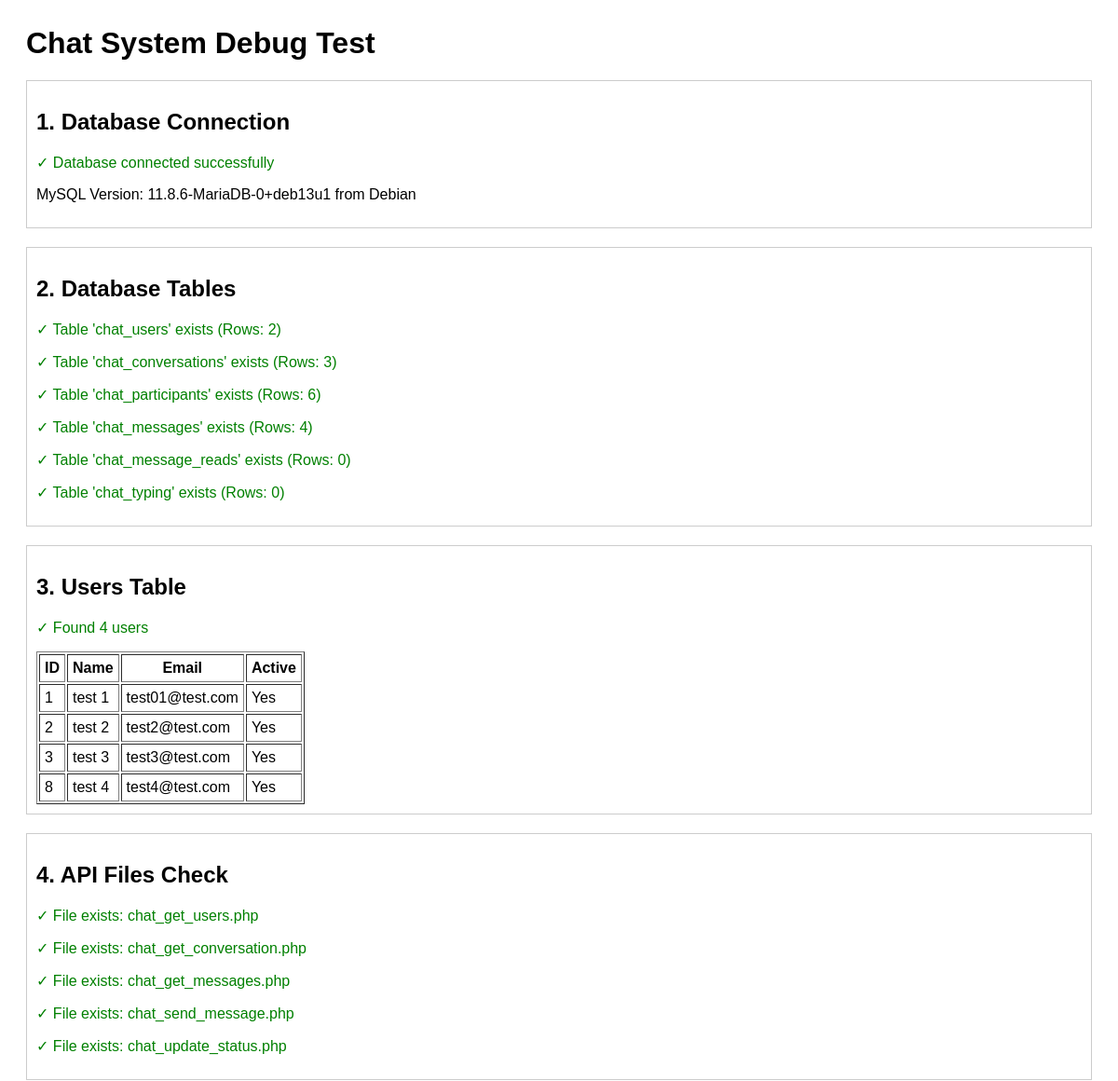
Before: /public/test_chat.php (upper part) with the older database file.
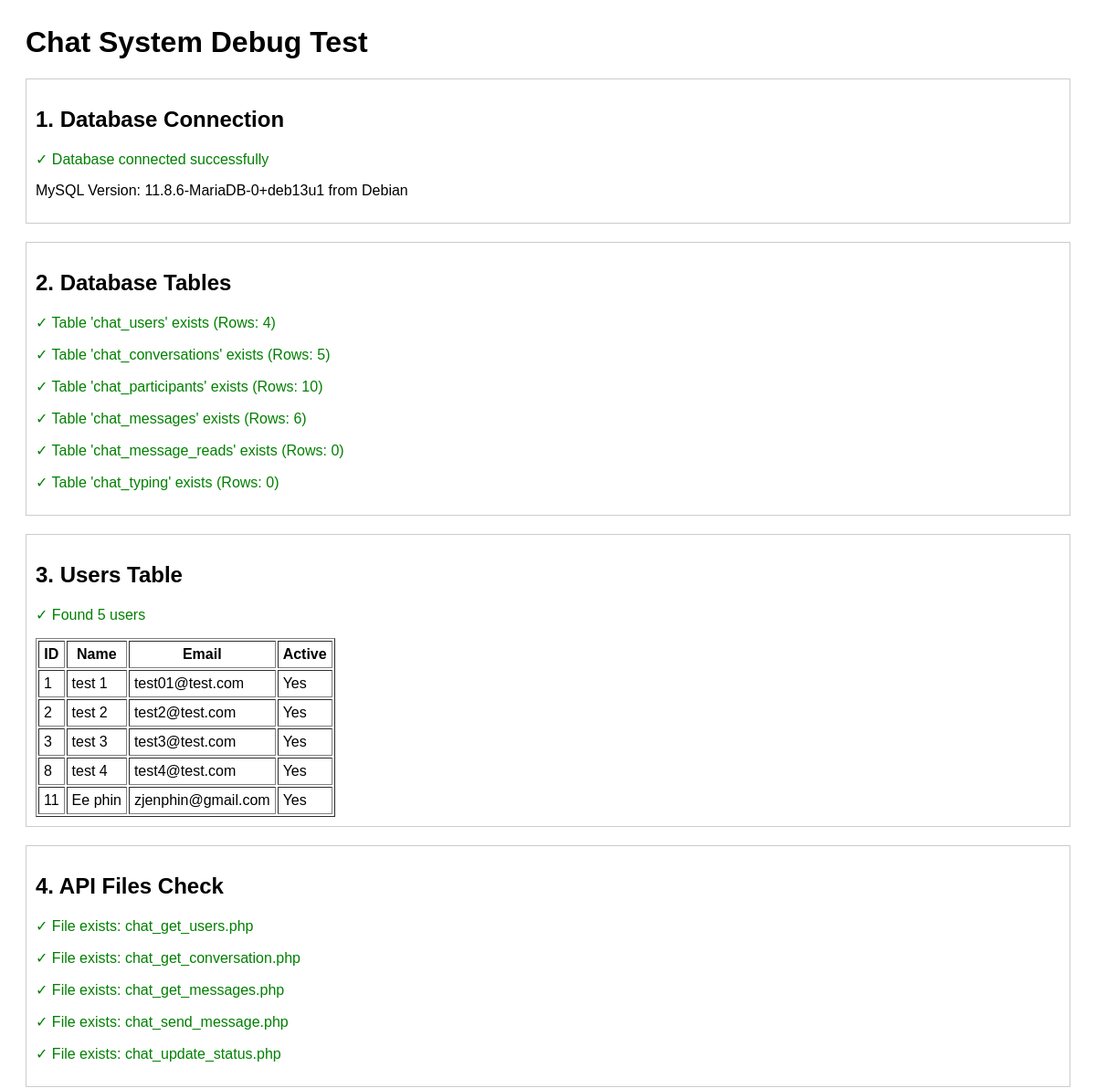
After: the same page with the newer database file.
### tables this page shows
CREATE TABLE `users` (
  `user_id` int(11) NOT NULL,
  `first_name` varchar(100) DEFAULT NULL,
  `last_name` varchar(100) DEFAULT NULL,
  `email` varchar(255) NOT NULL,
  `username` varchar(100) NOT NULL,
  `password_hash` varchar(255) DEFAULT NULL,
  `temp_password` varchar(255) DEFAULT NULL,
  `phone` varchar(20) DEFAULT NULL,
  `department` varchar(100) DEFAULT NULL,
  `role` enum('admin','manager','employee') DEFAULT NULL,
  `employee_id` varchar(50) DEFAULT NULL,
  `is_active` tinyint(1) DEFAULT 1,
  `is_verified` tinyint(1) DEFAULT 0,
  `force_password_reset` tinyint(1) DEFAULT 0,
  `created_at` timestamp NOT NULL DEFAULT current_timestamp(),
  `updated_at` timestamp NOT NULL DEFAULT current_timestamp() ON UPDATE current_timestamp(),
  `last_login` timestamp NULL DEFAULT NULL,
  `verified_at` timestamp NULL DEFAULT NULL,
  `verified_by` int(11) DEFAULT NULL,
  `rejected_at` timestamp NULL DEFAULT NULL,
  `rejected_by` int(11) DEFAULT NULL,
  `rejection_reason` text DEFAULT NULL,
  `last_ip` varchar(45) DEFAULT NULL,
  `last_device_sn` varchar(255) DEFAULT NULL,
  `last_login_at` datetime DEFAULT NULL,
  `password_reset_token` varchar(64) DEFAULT NULL,
  `password_reset_expiry` datetime DEFAULT NULL,
  `must_change_password` tinyint(1) DEFAULT 0,
  `password_changed_at` datetime DEFAULT NULL,
  `created_by` int(11) DEFAULT NULL
);

### public/test_chat.php (the view, shortened to what this page needs)
<?php
include("../auth/config/database.php");
echo "<h1>Chat System Debug Test</h1>";
echo "<div class='section'>";
echo "<h2>1. Database Connection</h2>";
try {
    $stmt = $pdo->query("SELECT VERSION()");
    echo "<p class='success'>✓ Database connected successfully</p>";
    echo "<p>MySQL Version: " . $stmt->fetchColumn() . "</p>";
} catch (PDOException $e) {
    echo "<p class='error'>✗ Database connection failed: " . $e->getMessage() . "</p>";
}
echo "</div>";
echo "<div class='section'>";
echo "<h2>2. Database Tables</h2>";
$tables = ['chat_users', 'chat_conversations', 'chat_participants', 'chat_messages', 'chat_message_reads', 'chat_typing'];
foreach ($tables as $table) {
    try {
        $stmt = $pdo->query("SELECT COUNT(*) FROM $table");
        $count = $stmt->fetchColumn();
        echo "<p class='success'>✓ Table '$table' exists (Rows: $count)</p>";
    } catch (PDOException $e) {
        echo "<p class='error'>✗ Table '$table' missing or error: " . $e->getMessage() . "</p>";
    }
}
echo "</div>";
echo "<div class='section'>";
echo "<h2>3. Users Table</h2>";
try {
    $stmt = $pdo->query("SELECT user_id, first_name, last_name, email, is_active FROM users LIMIT 5");
    $users = $stmt->fetchAll(PDO::FETCH_ASSOC);
    if (count($users) > 0) {
        echo "<p class='success'>✓ Found " . count($users) . " users</p>";
        echo "<table border='1' cellpadding='5'>";
        echo "<tr><th>ID</th><th>Name</th><th>Email</th><th>Active</th></tr>";
        foreach ($users as $user) {
            echo "<tr>";
            echo "<td>{$user['user_id']}</td>";
            echo "<td>{$user['first_name']} {$user['last_name']}</td>";
            echo "<td>{$user['email']}</td>";
            echo "<td>" . ($user['is_active'] ? 'Yes' : 'No') . "</td>";
            echo "</tr>";
        }
        echo "</table>";
    } else {
        echo "<p class='error'>✗ No users found in database</p>";
    }
} catch (PDOException $e) {
    echo "<p class='error'>✗ Error: " . $e->getMessage() . "</p>";
}
echo "</div>";
echo "<div class='section'>";
echo "<h2>4. API Files Check</h2>";
$api_files = [
    'chat_get_users.php',
    'chat_get_conversation.php',
    'chat_get_messages.php',
    'chat_send_message.php',
    'chat_update_status.php'
];
foreach ($api_files as $file) {
    $path = "../api/$file";
    if (file_exists($path)) {
        echo "<p class='success'>✓ File exists: $file</p>";
    } else {
        echo "<p class='error'>✗ File missing: $file (Expected at: $path)</p>";
    }
}
echo "</div>";
?>

Changed rows visible on the page:
added users: user_id "11", first_name "Ee", last_name "phin", email "zjenphin@gmail.com", is_active "Yes"
Other visible differences:
count($users): "4" → "5"
new list line: "✓ Table ' chat_users ' exists (Rows: 4 )"
new list line: "✓ Table ' chat_conversations ' exists (Rows: 5 )"
new list line: "✓ Table ' chat_participants ' exists (Rows: 10 )"
new list line: "✓ Table ' chat_messages ' exists (Rows: 6 )"
list line gone: "✓ Table ' chat_users ' exists (Rows: 2 )"
list line gone: "✓ Table ' chat_conversations ' exists (Rows: 3 )"
list line gone: "✓ Table ' chat_participants ' exists (Rows: 6 )"
list line gone: "✓ Table ' chat_messages ' exists (Rows: 4 )"
